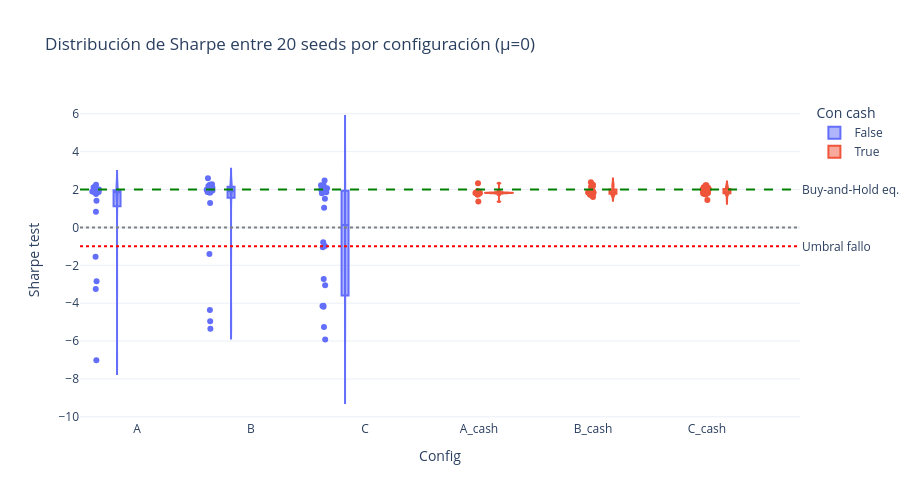

Notebook code for this chart:
### Code cell
fig = px.violin(
    sub, x="config", y="test_sharpe_net", color="use_cash",
    box=True, points="all",
    title="Distribución de Sharpe entre 20 seeds por configuración (μ=0)",
    labels={"test_sharpe_net": "Sharpe test", "config": "Config", "use_cash": "Con cash"},
)
fig.add_hline(y=0, line_dash="dot", line_color="gray")
fig.add_hline(y=2.0, line_dash="dash", line_color="green",
              annotation_text="Buy-and-Hold eq.", annotation_position="right")
fig.add_hline(y=-1.0, line_dash="dot", line_color="red",
              annotation_text="Umbral fallo", annotation_position="right")
fig.update_layout(template="plotly_white", height=500)
fig.show()

### Figure 1 — Plotly figure (JSON) as saved in the notebook; plotly's stock layout.template omitted (floating-point values rounded to 4 significant figures)
{"data": [{"alignmentgroup": "True", "box": {"visible": true}, "hovertemplate": "Con cash=False<br>Config=%{x}<br>Sharpe test=%{y}<extra></extra>", "legendgroup": "False", "marker": {"color": "#636efa"}, "name": "False", "offsetgroup": "False", "orientation": "v", "points": "all", "scalegroup": "True", "showlegend": true, "type": "violin", "x": ["A", "A", "A", "A", "A", "A", "A", "A", "A", "A", "A", "A", "A", "A", "A", "A", "A", "A", "A", "A", "B", "B", "B", "B", "B", "B", "B", "B", "B", "B", "B", "B", "B", "B", "B", "B", "B", "B", "B", "B", "C", "C", "C", "C", "C", "C", "C", "C", "C", "C", "C", "C", "C", "C", "C", "C", "C", "C", "C", "C"], "x0": " ", "xaxis": "x", "y": [1.93, 2.143, 0.8327, -7.019, -1.544, -2.842, 1.864, 2.117, 1.861, 2.248, 1.856, 1.766, 1.41, 1.897, 2.028, -3.245, 1.996, 1.836, 1.864, 1.843, 1.95, 2.09, 2.251, 2.107, 2.123, 2.185, 2.593, -4.95, -4.364, 1.837, -5.349, 2.256, 1.871, 2.286, 1.864, 1.994, -1.399, 1.287, 1.864, 1.864, -1.048, -4.143, -4.133, 1.514, -0.9749, 2.005, 1.044, -2.718, 2.065, 2.226, 2.475, 2.224, 1.862, 1.872, -5.915, -0.7892, -5.257, -3.053, 1.8, -4.194], "y0": " ", "yaxis": "y"}, {"alignmentgroup": "True", "box": {"visible": true}, "hovertemplate": "Con cash=True<br>Config=%{x}<br>Sharpe test=%{y}<extra></extra>", "legendgroup": "True", "marker": {"color": "#EF553B"}, "name": "True", "offsetgroup": "True", "orientation": "v", "points": "all", "scalegroup": "True", "showlegend": true, "type": "violin", "x": ["A_cash", "A_cash", "A_cash", "A_cash", "A_cash", "A_cash", "A_cash", "A_cash", "A_cash", "A_cash", "A_cash", "A_cash", "A_cash", "A_cash", "A_cash", "A_cash", "A_cash", "A_cash", "A_cash", "A_cash", "B_cash", "B_cash", "B_cash", "B_cash", "B_cash", "B_cash", "B_cash", "B_cash", "B_cash", "B_cash", "B_cash", "B_cash", "B_cash", "B_cash", "B_cash", "B_cash", "B_cash", "B_cash", "B_cash", "B_cash", "C_cash", "C_cash", "C_cash", "C_cash", "C_cash", "C_cash", "C_cash", "C_cash", "C_cash", "C_cash", "C_cash", "C_cash", "C_cash", "C_cash", "C_cash", "C_cash", "C_cash", "C_cash", "C_cash", "C_cash"], "x0": " ", "xaxis": "x", "y": [1.85, 1.835, 1.804, 1.823, 1.823, 1.922, 1.823, 1.823, 1.771, 1.795, 1.823, 1.363, 1.84, 1.823, 2.332, 1.818, 1.726, 1.823, 1.864, 1.828, 1.608, 1.864, 1.823, 2.148, 2.256, 2.381, 1.787, 1.708, 1.864, 2.161, 1.731, 1.688, 1.844, 2.217, 1.846, 1.853, 1.864, 1.856, 1.766, 1.827, 1.823, 1.864, 1.732, 2.012, 2.0, 1.806, 2.081, 1.827, 2.226, 1.859, 1.921, 1.774, 2.032, 1.832, 2.038, 2.115, 2.221, 1.815, 1.783, 1.442], "y0": " ", "yaxis": "y"}], "layout": {"annotations": [{"showarrow": false, "text": "Buy-and-Hold eq.", "x": 1, "xanchor": "left", "xref": "x domain", "y": 2, "yanchor": "middle", "yref": "y"}, {"showarrow": false, "text": "Umbral fallo", "x": 1, "xanchor": "left", "xref": "x domain", "y": -1, "yanchor": "middle", "yref": "y"}], "height": 500, "legend": {"title": {"text": "Con cash"}, "tracegroupgap": 0}, "shapes": [{"line": {"color": "gray", "dash": "dot"}, "type": "line", "x0": 0, "x1": 1, "xref": "x domain", "y0": 0, "y1": 0, "yref": "y"}, {"line": {"color": "green", "dash": "dash"}, "type": "line", "x0": 0, "x1": 1, "xref": "x domain", "y0": 2, "y1": 2, "yref": "y"}, {"line": {"color": "red", "dash": "dot"}, "type": "line", "x0": 0, "x1": 1, "xref": "x domain", "y0": -1, "y1": -1, "yref": "y"}], "title": {"text": "Distribución de Sharpe entre 20 seeds por configuración (μ=0)"}, "violinmode": "group", "xaxis": {"anchor": "y", "domain": [0, 1], "title": {"text": "Config"}}, "yaxis": {"anchor": "x", "domain": [0, 1], "title": {"text": "Sharpe test"}}}}
